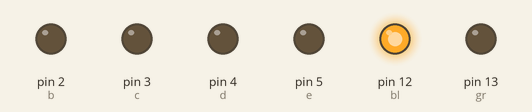
Simulated run of this sketch. Board: Arduino Uno, built with avr-gcc and run on an emulated ATmega328P. Shown: output pins drawn as LEDs (lit = HIGH).

Above: at 0.1 s.
At 4.1 s:
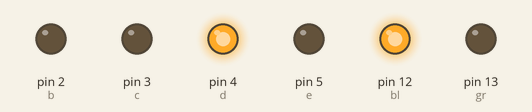
At 8.1 s:
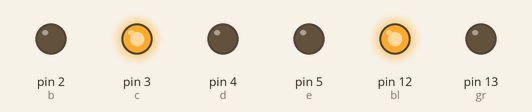
At 16.1 s:
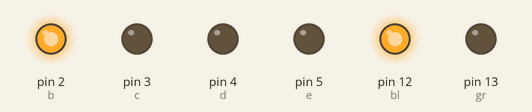
At 26.1 s:
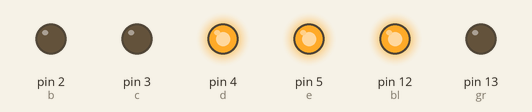
At 38.1 s:
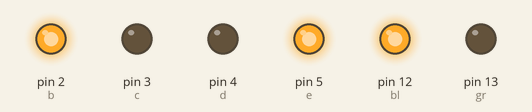
Timing chart, 0 to 39.6 s (numbered marks = the images above):
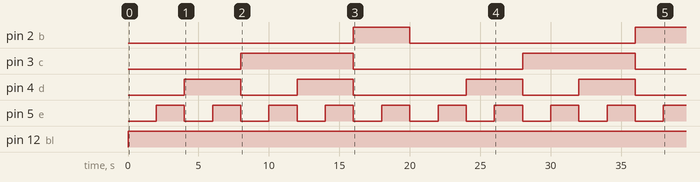

Measured:
- by itself, pin 2 (b): LOW → HIGH at 16.0 s, → LOW 4.0 s later, → HIGH 16.0 s later
- by itself, pin 3 (c): alternates HIGH for 8.0 s and LOW for 12.0 s
- by itself, pin 4 (d): LOW → HIGH at 4.0 s, → LOW 4.0 s later, → HIGH 4.0 s later, → LOW 4.0 s later, … (8 changes in this stretch)
- by itself, pin 5 (e): alternates HIGH for 2.0 s and LOW for 2.0 s
- by itself, pin 12 (bl): LOW → HIGH at 0.00 s

The sketch:

TicTacToe_MI.ino
```cpp
const int b = 2;
const int c = 3;
const int d = 4;
const int e = 5;
const bool h = HIGH;
const bool l = LOW;
const int gr = 13;
const int bl = 12;

void setup() {
  // put your setup code here, to run once:
  pinMode(b, OUTPUT);
  pinMode(c, OUTPUT);
  pinMode(d, OUTPUT);
  pinMode(e, OUTPUT);
  pinMode(gr, OUTPUT);
  pinMode(bl, OUTPUT);
}
const int de = 2000;
void loop() {
  // put your main code here, to run repeatedly:
  digitalWrite(b, l);
  digitalWrite(c, l);
  digitalWrite(d, l);
  digitalWrite(e, l);
  digitalWrite(gr, l);
  digitalWrite(bl, l);
  blue();
  delay(de);
  p1();
  delay(de);
  p2();
  delay(de);
  p3();
  delay(de);
  p4();
  delay(de);
  p5();
  delay(de);
  p6();
  delay(de);
  p7();
  delay(de);
  p8();
  delay(de);
  p9();
  delay(de);
}

void p1 (){
  digitalWrite(b, l);
  digitalWrite(c, l);
  digitalWrite(d, l);
  digitalWrite(e, h);
}

void p2 (){
  digitalWrite(b, l);
  digitalWrite(c, l);
  digitalWrite(d, h);
  digitalWrite(e, l);
}

void p3 (){
  digitalWrite(b, l);
  digitalWrite(c, l);
  digitalWrite(d, h);
  digitalWrite(e, h);
}

void p4 (){
  digitalWrite(b, l);
  digitalWrite(c, h);
  digitalWrite(d, l);
  digitalWrite(e, l);
}

void p5 (){
  digitalWrite(b, l);
  digitalWrite(c, h);
  digitalWrite(d, l);
  digitalWrite(e, h);
}

void p6 (){
  digitalWrite(b, l);
  digitalWrite(c, h);
  digitalWrite(d, h);
  digitalWrite(e, l);
}

void p7 (){
  digitalWrite(b, l);
  digitalWrite(c, h);
  digitalWrite(d, h);
  digitalWrite(e, h);
}

void p8 (){
  digitalWrite(b, h);
  digitalWrite(c, l);
  digitalWrite(d, l);
  digitalWrite(e, l);
}

void p9 (){
  digitalWrite(b, h);
  digitalWrite(c, l);
  digitalWrite(d, l);
  digitalWrite(e, h);
}

void green () {
  digitalWrite(gr, h);
  digitalWrite(bl, l);
}

void blue() {
  digitalWrite(gr, l);
  digitalWrite(bl, h);
}

void cOff() {
  digitalWrite(gr, l);
  digitalWrite(bl, l);
}
```
